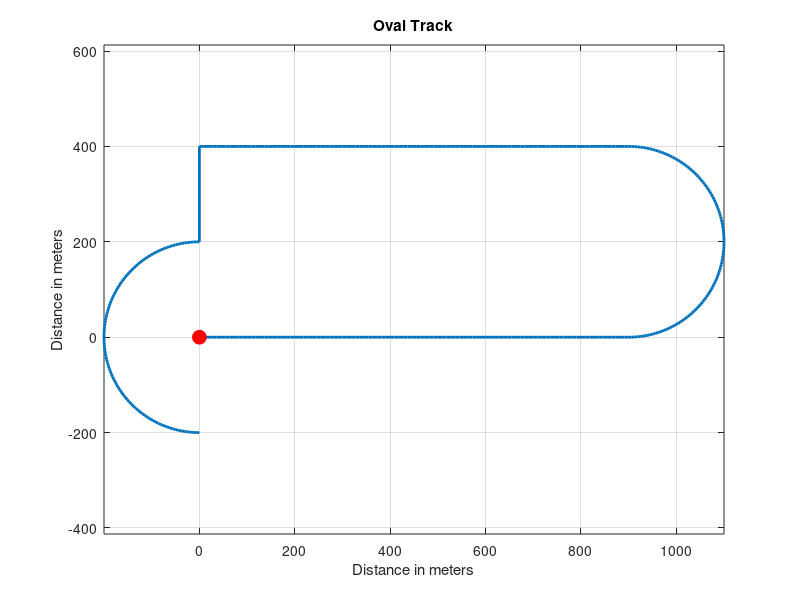

MATLAB code for this plot:
% Parameters for the track
straight_length = 900; % Length of the straight sections
curve_radius = 200;    % Radius of the curved sections
straightaway_resolution = 100; % Number of points for the straight sections
curve_resolution = 100; % Number of points for the curves

% First straight section from (0,0) to (900,0)
bottom_straight_x = linspace(0, straight_length, straightaway_resolution);
bottom_straight_y = zeros(1, straightaway_resolution);

% Angles for the 180-degree turns
theta1 = linspace(-pi/2, pi/2, curve_resolution); % Curve at the right
theta2 = linspace(3*pi/2, pi/2, curve_resolution); % Curve at the left

% Calculate the coordinates for Turn 1 (right curve, 180-degree)
turn1_x = straight_length + curve_radius * cos(theta1);
turn1_y = curve_radius + curve_radius * sin(theta1);

% Calculate the coordinates for Turn 2 (left curve, 180-degree)
turn2_x = curve_radius * cos(theta2);
turn2_y = curve_radius * sin(theta2);

% Combine coordinates to form the track
track_x = [bottom_straight_x, turn1_x, fliplr(bottom_straight_x), fliplr(turn2_x)];
track_y = [bottom_straight_y, turn1_y, ones(1, straightaway_resolution) * 2 * curve_radius, fliplr(turn2_y)];

% Plot the track
figure;
plot(track_x, track_y, 'LineWidth', 2);
axis equal;
grid on;
title('Oval Track');
xlabel('Distance in meters');
ylabel('Distance in meters');

% Highlight the starting/ending point
hold on;
plot(0, 0, 'ro', 'MarkerSize', 10, 'MarkerFaceColor', 'r'); % Start/Finish at (0,0)

% Ensure the plot stays open for viewing
hold off;

